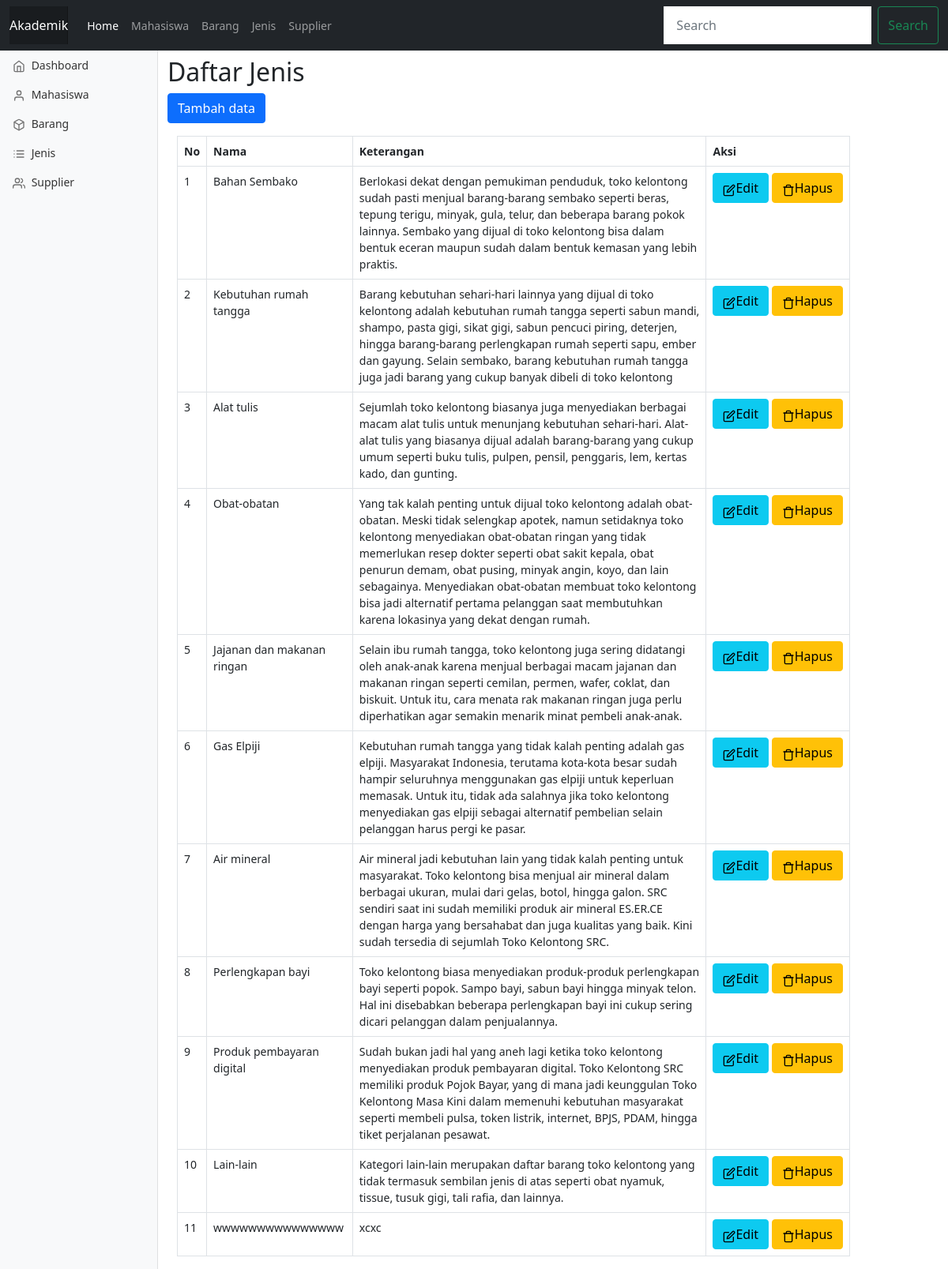
/public/jenis, run on the app's committed database.
### tables this page shows
CREATE TABLE `jenis` (
  `id` int(11) NOT NULL,
  `nama_jenis` varchar(50) NOT NULL,
  `keterangan` text NOT NULL
);

### app/main/Controller.php (called while the page is built, shortened)
<?php
class Controller {
    public function view ($view, $data=[])
    {
        require_once '../app/views/'.$view. '.php';
    }
    public function model ($model)
    {
        return new $model;
    }
}

### app/controllers/Jenis.php (called while the page is built, shortened)
<?php
class Jenis extends Controller {
	public function index()
    {
        $data['judul']='Daftar Jenis';
        $data['jns']=$this->model('Jenis_model')->getAllJenis();
        $this->view('templates/header',$data);
        $this->view('templates/sidebar');
        $this->view('jenis/index',$data);
        $this->view('templates/footer');
    }
}

### app/main/App.php (called while the page is built, shortened)
<?php
class App {
    protected $method='index';
    protected $params=[];
    public function __construct()
    {
        $this->controller= new $this->controller;
        call_user_func_array([$this->controller,$this->method],$this->params);
    }
}

### public/index.php (called while the page is built, shortened)
<?php
$app=new App;

### app/main/Database.php (called while the page is built, shortened)
<?php
class Database {
    private $host=DBHOST;
    private $user=DBUSER;
    private $pass=DBPASS;
    private $db_name=DBNAME;
    private $dbh;
    private $stmt;
    public function __construct()
    {
        $dsn='mysql:host=' .$this->host . ';dbname=' .$this->db_name;
        $option=[
            PDO::ATTR_PERSISTENT=>true,
            PDO::ATTR_ERRMODE=>PDO::ERRMODE_EXCEPTION
        ];
        try {
            $this->dbh= new PDO($dsn,$this->user,$this->pass,$option);
        } catch (PDOException $e) {
            die($e->getMessage());
        }
    }
    public function query($query)
    {
        $this->stmt=$this->dbh->prepare($query);
    }
    public function execute()
    {
        $this->stmt->execute();
    }
    public function resultSet()
    {
        $this->execute();
        return $this->stmt->fetchAll(PDO::FETCH_ASSOC);
    }
}

### app/models/Jenis_model.php (called while the page is built, shortened)
<?php
class Jenis_model{
	private $table='jenis';
    private $db;
    public function __construct()
    {
        $this->db= new Database;
    }
    public function getAllJenis()
    {
        $this->db->query('SELECT * FROM ' . $this->table);
        return $this->db->resultSet();
    }
}

### app/views/jenis/index.php (the view, shortened to what this page needs)
    <h2>Daftar Jenis</h2>
<button type="button" class="btn btn-primary tombolTambahJns" data-bs-toggle="modal" data-bs-target="#formJns">
Tambah data
</button>
<div class="container">
<div class="row mt-3">
<table class="table table-bordered">
    <thead>
        <tr>
            <th>No</th>
            <th>Nama</th>
            <th>Keterangan</th>
            <th>Aksi</th>
        </tr>
    </thead>
    <tbody>
    <?php
        $no=1;
        foreach ($data['jns'] as $jns) : ?>
            <tr>
                <td><?= $no; ?></td>
                <td><?= $jns['nama_jenis']; ?></td>
                <td><?= $jns['keterangan']; ?></td>
                <td class="text-nowrap">
                    <a href="<?= BASEURL;?>/jenis/ubah/<?= $jns['id'] ?>" data-bs-toggle="modal" data-bs-target="#formJns" class="btn btn-info modalUbahJns" data-id="<?= $jns['id']?>"><span data-feather='edit'></span>Edit</a>
                    <a class="btn btn-warning" href="<?= BASEURL;?>/jenis/hapus/<?= $jns['id'] ?>" onclick="return confirm('Yakin akan menghapus data?')"><span data-feather='trash'></span>Hapus</a>
                </td>
            </tr>
    <?php $no++; endforeach;?>
    </tbody>
</table>
</div>
</div>

### app/views/templates/header.php (shortened to what this page needs)
<!DOCTYPE html>
<html lang="en">
<head>
    <link rel="stylesheet" href="<?= BASEURL;?>/css/bootstrap.min.css">
    <link rel="stylesheet" href="<?= BASEURL;?>/css/dashboard.css">
  </head>
<body>
<nav class="navbar navbar-expand-md navbar-dark fixed-top bg-dark">
  <div class="container-fluid">
    <a class="navbar-brand" href="#">Akademik</a>
    <div class="collapse navbar-collapse" id="navbarCollapse">
      <ul class="navbar-nav me-auto mb-2 mb-md-0">
        <li class="nav-item">
          <a class="nav-link active" aria-current="page" href="<?= BASEURL;?>">Home</a>
        </li>
        <li class="nav-item">
          <a class="nav-link" href="<?= BASEURL;?>/mahasiswa">Mahasiswa</a>
        </li>
        <li class="nav-item">
          <a class="nav-link" href="<?= BASEURL;?>/barang">Barang</a>
        </li>
        <li class="nav-item">
          <a class="nav-link" href="<?= BASEURL;?>/jenis">Jenis</a>
        </li>
        <li class="nav-item">
          <a class="nav-link" href="<?= BASEURL;?>/supplier">Supplier</a>
        </li>
      </ul>
      <form class="d-flex">
        <input class="form-control me-2" type="search" placeholder="Search" aria-label="Search">
        <button class="btn btn-outline-success" type="submit">Search</button>
      </form>
    </div>
  </div>
</nav>

### app/views/templates/sidebar.php
<div class="container-fluid">
  <div class="row">
    <div class="col-md-2">
      <nav id="sidebarMenu" class="col-md-3 col-lg-2 d-md-block bg-light sidebar collapse">
      <div class="position-sticky pt-3">
        <ul class="nav flex-column">
          <li class="nav-item">
            <a class="nav-link" aria-current="page" href="<?= BASEURL;?>/home">
              <span data-feather="home"></span>
              Dashboard
            </a>
          </li>
          <li class="nav-item">
            <a class="nav-link" href="<?= BASEURL;?>/mahasiswa">
              <span data-feather="user"></span>
              Mahasiswa
            </a>
          </li>
          <li class="nav-item">
            <a class="nav-link" href="<?= BASEURL;?>/barang">
              <span data-feather="box"></span>
              Barang
            </a>
          </li>
          <li class="nav-item">
            <a class="nav-link" href="<?= BASEURL;?>/jenis">
              <span data-feather="list"></span>
              Jenis
            </a>
          </li>
          <li class="nav-item">
            <a class="nav-link" href="<?= BASEURL;?>/supplier">
              <span data-feather="users"></span>
              Supplier
            </a>
          </li>
        </ul>
      </div>
    </nav>
    </div>
    <div class="col-md-9 ">

### app/views/templates/footer.php (shortened to what this page needs)
</div>
  </div>
</div>
</body>
</html>

### public/css/dashboard.css (style rules this page uses)
body { font-size: .875rem; }
.feather { width: 16px; height: 16px; vertical-align: text-bottom; }
.sidebar { position: fixed; top: 0; bottom: 0; left: 0; z-index: 100; padding: 48px 0 0; box-shadow: inset -1px 0 0 rgba(0, 0, 0, .1); }
.sidebar .nav-link { font-weight: 500; color: #333; }
.sidebar .nav-link .feather { margin-right: 4px; color: #727272; }
.navbar-brand { padding-top: .75rem; padding-bottom: .75rem; font-size: 1rem; background-color: rgba(0, 0, 0, .25); box-shadow: inset -1px 0 0 rgba(0, 0, 0, .25); }
.navbar .form-control { padding: .75rem 1rem; border-width: 0; border-radius: 0; }

### app/views/templates/header.php (style rules this page uses)
body { min-height: 75rem; padding-top: 4.5rem; }

### data on the page
jenis: nama_jenis "Bahan Sembako", keterangan "Berlokasi dekat dengan pemukiman penduduk, toko kelontong sudah pasti menjual barang-barang sembako seperti beras, tepung terigu, minyak, gula, telur, dan beberapa barang pokok lainnya. Sembako yang dijual di toko kelontong bisa dalam bentuk eceran maupun sudah dalam bentuk kemasan yang lebih praktis."
jenis: nama_jenis "Kebutuhan rumah tangga", keterangan "Barang kebutuhan sehari-hari lainnya yang dijual di toko kelontong adalah kebutuhan rumah tangga seperti sabun mandi, shampo, pasta gigi, sikat gigi, sabun pencuci piring, deterjen, hingga barang-barang perlengkapan rumah seperti sapu, ember dan gayung. Selain sembako, barang kebutuhan rumah tangga juga jadi barang yang cukup banyak dibeli di toko kelontong"
jenis: nama_jenis "Alat tulis", keterangan "Sejumlah toko kelontong biasanya juga menyediakan berbagai macam alat tulis untuk menunjang kebutuhan sehari-hari. Alat-alat tulis yang biasanya dijual adalah barang-barang yang cukup umum seperti buku tulis, pulpen, pensil, penggaris, lem, kertas kado, dan gunting."
jenis: nama_jenis "Obat-obatan", keterangan "Yang tak kalah penting untuk dijual toko kelontong adalah obat-obatan. Meski tidak selengkap apotek, namun setidaknya toko kelontong menyediakan obat-obatan ringan yang tidak memerlukan resep dokter seperti obat sakit kepala, obat penurun demam, obat pusing, minyak angin, koyo, dan lain sebagainya. Menyediakan obat-obatan membuat toko kelontong bisa jadi alternatif pertama pelanggan saat membutuhkan karena lokasinya yang dekat dengan rumah."
jenis: nama_jenis "Jajanan dan makanan ringan", keterangan "Selain ibu rumah tangga, toko kelontong juga sering didatangi oleh anak-anak karena menjual berbagai macam jajanan dan makanan ringan seperti cemilan, permen, wafer, coklat, dan biskuit. Untuk itu, cara menata rak makanan ringan juga perlu diperhatikan agar semakin menarik minat pembeli anak-anak."
jenis: nama_jenis "Gas Elpiji", keterangan "Kebutuhan rumah tangga yang tidak kalah penting adalah gas elpiji. Masyarakat Indonesia, terutama kota-kota besar sudah hampir seluruhnya menggunakan gas elpiji untuk keperluan memasak. Untuk itu, tidak ada salahnya jika toko kelontong menyediakan gas elpiji sebagai alternatif pembelian selain pelanggan harus pergi ke pasar."
jenis: nama_jenis "Air mineral", keterangan "Air mineral jadi kebutuhan lain yang tidak kalah penting untuk masyarakat. Toko kelontong bisa menjual air mineral dalam berbagai ukuran, mulai dari gelas, botol, hingga galon. SRC sendiri saat ini sudah memiliki produk air mineral ES.ER.CE dengan harga yang bersahabat dan juga kualitas yang baik. Kini sudah tersedia di sejumlah Toko Kelontong SRC."
jenis: nama_jenis "Perlengkapan bayi", keterangan "Toko kelontong biasa menyediakan produk-produk perlengkapan bayi seperti popok. Sampo bayi, sabun bayi hingga minyak telon. Hal ini disebabkan beberapa perlengkapan bayi ini cukup sering dicari pelanggan dalam penjualannya."
jenis: nama_jenis "Produk pembayaran digital", keterangan "Sudah bukan jadi hal yang aneh lagi ketika toko kelontong menyediakan produk pembayaran digital. Toko Kelontong SRC memiliki produk Pojok Bayar, yang di mana jadi keunggulan Toko Kelontong Masa Kini dalam memenuhi kebutuhan masyarakat seperti membeli pulsa, token listrik, internet, BPJS, PDAM, hingga tiket perjalanan pesawat."
jenis: nama_jenis "Lain-lain", keterangan "Kategori lain-lain merupakan daftar barang toko kelontong yang tidak termasuk sembilan jenis di atas seperti obat nyamuk, tissue, tusuk gigi, tali rafia, dan lainnya."
jenis: nama_jenis "wwwwwwwwwwwwwww", keterangan "xcxc"
